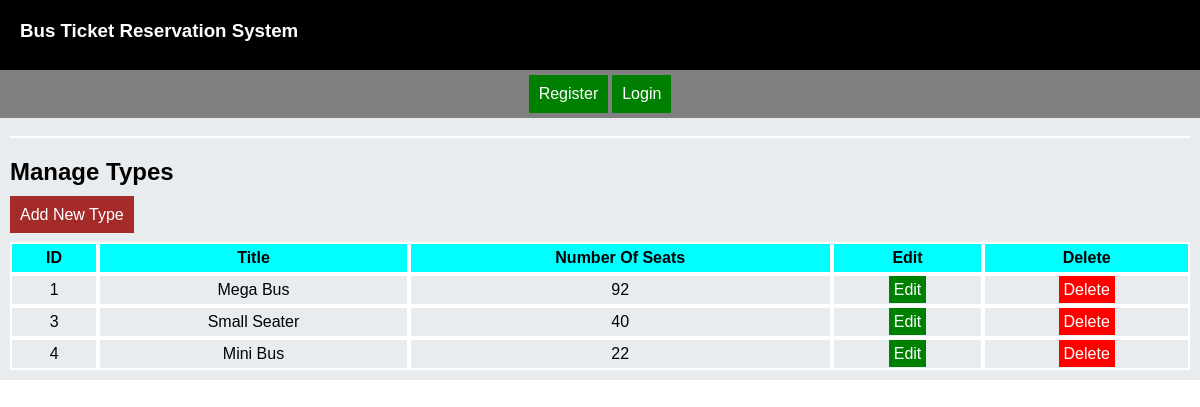
/administrator/bus_type/types_view.php, run on the app's committed database.
### tables this page shows
CREATE TABLE `tbl_type` (
  `type_id` int(11) NOT NULL,
  `title` varchar(200) NOT NULL,
  `number_of_seats` varchar(200) NOT NULL
);

### administrator/bus_type/types_view.php (the view, shortened to what this page needs)
<?php include_once "../../headers/header.php" ?>
<div class="contents">
    <div align="center">
        <hr>
    </div>
    <div>
        <h2>Manage Types </h2>
        <a class="normal_button" href="type_add.php">Add New Type</a>
        <br>
        <br>
        <table class="normal_table" cellpadding="10" cellspacing="0" width="100%">
            <thead>
            <tr style="background: aqua;">
                <th>ID</th>
                <th>Title</th>
                <th>Number Of Seats</th>
                <th>Edit</th>
                <th>Delete</th>
            </tr>
            </thead>
            <tbody align="center">
            <?php
            require_once '../../dbconnection/database.php';
            $sql = "SELECT * FROM tbl_type";
            $stmt = $conn->prepare($sql);
            $stmt->execute();
            if ($stmt->rowCount() > 0) {
                while ($row = $stmt->fetch(PDO::FETCH_ASSOC)) {
                    echo '<tr>';
                    echo '<td>'.$row["type_id"].'</td>';
                    echo '<td>'.$row["title"].'</td>';
                    echo '<td>'.$row["number_of_seats"].'</td>';
                    echo '<td><a class="edit_button" href="type_edit.php?type_id='.$row["type_id"].'">Edit</a></td>';
                    echo '<td><a class="delete_button" href="type_delete.php?type_id='.$row["type_id"].'">Delete</a></td>';
                    echo '</tr>';
                }
            } else {
                echo '<tr>';
                echo '<td>No Type Found</td>';
                echo '</tr>';
            }
            ?>
            </tbody>
        </table>
    </div>
</div>
</body>
</html>

### styles/styles.css (style rules this page uses)
body { margin: 0; font-family: sans-serif; }
a { text-decoration: none; }
.contents { padding-top: 10px; padding-left: 10px; padding-right: 10px; padding-bottom: 10px; background: #e9ecef; width: 100%; height: 100%; }
.contents table { margin: auto; }
* { box-sizing: border-box; }
hr { border: 1px solid white; }
.edit_button { background-color: green; color: white; padding: 5px; text-decoration: none; }
.delete_button { background-color: red; color: white; padding: 5px; text-decoration: none; }
.normal_button { background-color: brown; padding: 10px; color: white; border: 0; cursor: pointer; }
.normal_table td, th { border: 2px solid white; padding: 5px; }
.normal_table_borderless td, th { border: 2px solid #e4e4e4; }
.view_users_table td, th { border: 2px solid white; }

### data on the page
tbl_type: type_id "1", title "Mega Bus", number_of_seats "92"
tbl_type: type_id "3", title "Small Seater", number_of_seats "40"
tbl_type: type_id "4", title "Mini Bus", number_of_seats "22"
